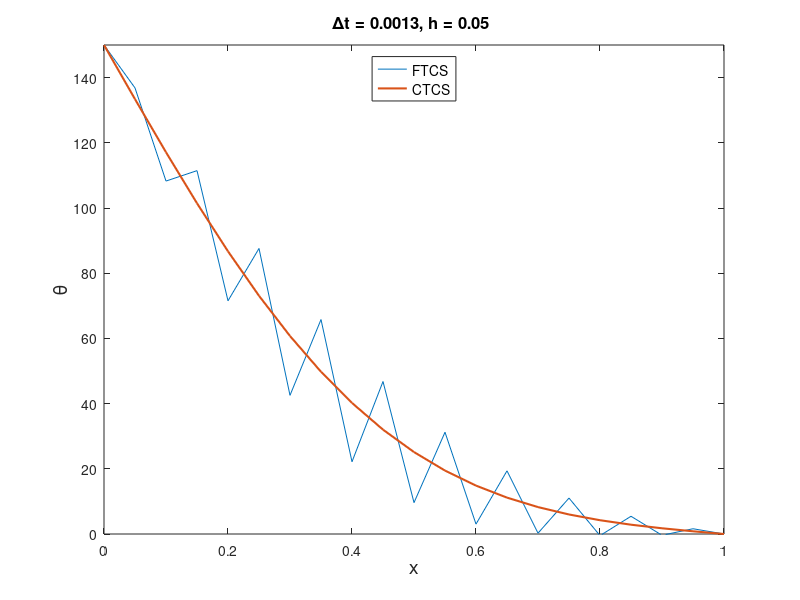

MATLAB code for this plot:
% 1D Heat Equation
clear all; close all; clc

alpha=1;   % Diffusion Coefficient
L=1;       % Length of Rod
B=0.001;   % hpa/Ak

dx=0.05;   % Position Step
x=0:dx:L;  % Position Intervals
N=L/dx;    % Number of Points in Space

dt=0.0013; % Time Step
T=dt*50;   % Time Interval
M=T/dt;    % Number of Time Steps

%% Solution of 1D Heat Equation using FTCS
% Initial Conditions (t=0)
u0_f=zeros(length(x),1); % Pre-allocate
for i=1:N+1
    if x(i)<=0.5
        u0_f(i)=2*x(i);
    else
        u0_f(i)=2-2*x(i);
    end
end

% Partial Difference Equation (Numerical Scheme)
u1_f=u0_f; % Pre-allocate
for j=1:M % Time Iterations
    for i=2:N % Position Iterations
        u1_f(i)=(1-B)*u0_f(i)+(alpha*dt/dx^2)*(u0_f(i+1)-2*u0_f(i)+u0_f(i-1));
    end
    % Boundary Conditions (x=0, x=L)
    u1_f(1)=150;
    u1_f(N+1)=0;
    u0_f=u1_f; % Update BCs
end

%% Solution of the Heat Equation Using CTCS

% Coefficients of the tridiagonal system
b = (-alpha/dx^2); % Super diagonal: coefficients of u(i+1)
c = b;             % Subdiagonal: coefficients of u(i-1)
a = (1/dt)-(b+c);  % Main Diagonal: coefficients of u(i)

% Tridiagonal matrix
A = diag(a*ones(1,N+1))+diag(b*ones(1,N),1)+diag(c*ones(1,N),-1);
% Fix coefficients of boundary nodes
A(1,1)=1; A(1,2)=0; A(end,end)=1; A(end,end-1)=0;

% Initial Conditions
u1_b=zeros(length(x),1);
for i=1:N+1
    if x(i)<=0.5
        u1_b(i)=2*x(i);
    else
        u1_b(i)=2-2*x(i);
    end
end
% Boundary Conditions
ub=[150, 0];

% Loop over time steps
for i = 1:M
    d = [ub(1); u1_b(2:N)/dt; ub(2)]; % Update LHS and preserve BCs
    u1_b = A\d; % Solve the system
end

%% Plot Solutions
figure()
plot(x,u1_f,x,u1_b,'LineWidth',1.5)
title(['\Deltat = ',num2str(dt),', ','h = 0.05 '],'FontSize',12)
xlabel('x','FontSize',14),xlim([0,1])
ylabel('\theta','FontSize',14),ylim([0,150])
legend('FTCS','CTCS', 'FontSize',10,'Location','North')